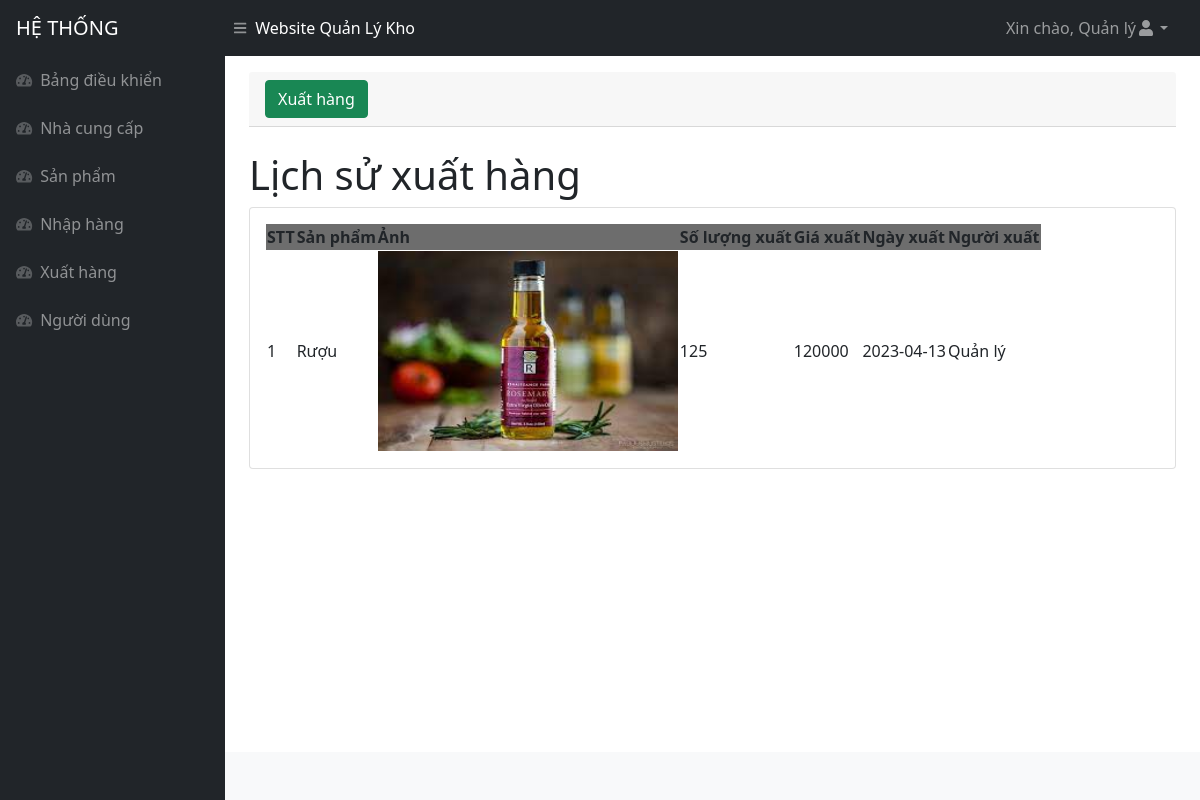
The page /xuathang.php (signed in) on the database its author committed.
### tables this page shows
CREATE TABLE `xuathang` (
  `id` int(11) NOT NULL,
  `sanpham_id` int(11) NOT NULL,
  `soluong` int(11) NOT NULL,
  `gia` int(11) NOT NULL,
  `nguoidung_id` int(11) NOT NULL,
  `ngay` date NOT NULL DEFAULT current_timestamp()
);

CREATE TABLE `sanpham` (
  `id` int(11) NOT NULL,
  `ten` varchar(500) NOT NULL,
  `anh` varchar(1000) NOT NULL,
  `soluong` int(11) NOT NULL,
  `nhacungcap_id` int(11) NOT NULL,
  `tinhtrang` varchar(250) NOT NULL,
  `ngaysanxuat` varchar(250) NOT NULL,
  `ngayhethan` varchar(250) NOT NULL
);

CREATE TABLE `nguoidung` (
  `id` int(11) NOT NULL,
  `hoten` varchar(500) NOT NULL,
  `email` varchar(500) NOT NULL,
  `matkhau` varchar(500) NOT NULL,
  `sodienthoai` varchar(250) NOT NULL,
  `ngaysinh` varchar(250) NOT NULL,
  `gioitinh` varchar(250) NOT NULL,
  `diachi` varchar(1000) NOT NULL,
  `quyen_id` int(11) NOT NULL
);

### xuathang.php (the view, shortened to what this page needs)
<!DOCTYPE html>
<html lang="en">
<head>
<?php include('inc/head.php')?>
</head>
<body class="sb-nav-fixed">
<?php include('inc/header.php')?>
    <div id="layoutSidenav">
    <?php include('inc/menu.php')?>
        <div id="layoutSidenav_content">
            <main>
                <div class="container-fluid px-4">
                <div class="card-header mt-3">
                            <button type="button" class="btn btn-success" data-bs-toggle="modal"
                                data-bs-target="#exampleModalAdd">
                                Xuất hàng
                            </button>
                        </div>
                    <h1 class="mt-4">Lịch sử xuất hàng</h1>
                    <div class="card mb-4">
                        <div class="card-body">
                            <table id="datatablesSimple">
                                <thead>
                                <tr style="background-color : #6D6D6D">
                                        <th>STT</th>
                                        <th>Sản phẩm</th>
                                        <th>Ảnh</th>
                                        <th>Số lượng xuất</th>
                                        <th>Giá xuất</th>
                                        <th>Ngày xuất</th>
                                        <th>Người xuất</th>
                                    </tr>
                                </thead>
                                <tbody>
                                <?php
                                    $query = "SELECT a.*,b.ten, b.anh, c.hoten
                                    FROM xuathang as a,sanpham as b, nguoidung as c
                                     WHERE a.sanpham_id = b.id
                                     AND a.nguoidung_id = c.id
                                     ORDER BY a.id DESC";
                                    $result = mysqli_query($connect, $query);
                                    $stt = 1;
                                    while ($arUser = mysqli_fetch_array($result, MYSQLI_ASSOC)) {
                                    ?>
                                    <tr>
                                        <td><?php echo $stt ?></td>
                                        <td><?php echo $arUser["ten"] ?></td>
                                        <td> <img style="width: 300px !important;height: 200px !important;" src="./image/<?php echo $arUser['anh'] ?>"></td>
                                        <td><?php echo $arUser["soluong"] ?></td>
                                        <td><?php echo $arUser["gia"] ?></td>
                                        <td><?php echo $arUser["ngay"] ?> </td>
                                        <td><?php echo $arUser["hoten"] ?> </td>
                                    </tr>
                                    <?php $stt++;} ?>
                                </tbody>
                            </table>
                        </div>
                    </div>
                </div>
            </main>
            <?php include('inc/footer.php')?>
        </div>
    </div>
</body>
</html>

### rows shown on the page
xuathang: sanpham.ten "Rượu", sanpham.anh (picture), soluong "125", gia "120000", ngay "2023-04-13", nguoidung.hoten "Quản lý"

### other values the page prints
$_SESSION['tenhienthi'] "Quản lý"
